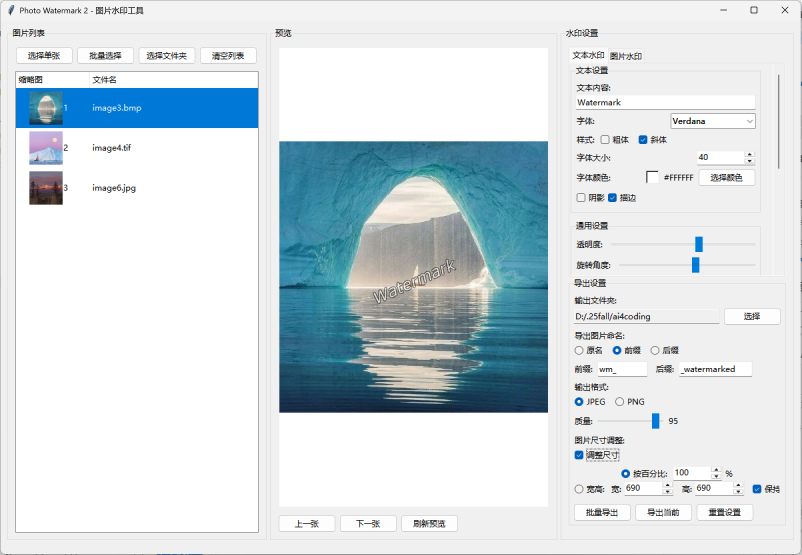
#> input picture 示例图1.png, 2404 x 1664 px (shown at 1/3 size)
$ python -i watermark_manager.py   (imports and definitions only)
#> lines starting #> are read from the running program, lines starting #| are printed output that depends on the picture
"""
水印管理模块
处理文本水印和图片水印的创建、渲染和位置控制
"""

import math
from typing import Tuple, Optional, Dict, Any, List
from PIL import Image, ImageDraw, ImageFont, ImageFilter
from pathlib import Path


class WatermarkManager:
    """水印管理器"""

    # 九宫格位置定义
    POSITIONS = {
        'top_left': (0.05, 0.05),
        'top_center': (0.5, 0.05),
        'top_right': (0.95, 0.05),
        'center_left': (0.05, 0.5),
        'center': (0.5, 0.5),
        'center_right': (0.95, 0.5),
        'bottom_left': (0.05, 0.95),
        'bottom_center': (0.5, 0.95),
        'bottom_right': (0.95, 0.95)
    }

    def __init__(self):
        """初始化水印管理器"""
        self.watermark_config = {
            'type': 'text',  # 'text' 或 'image'
            'text': 'Watermark',
            'font_family': 'Arial',
            'font_size': 24,
            'font_color': '#FFFFFF',
            'opacity': 80,
            'position': 'bottom_right',
            'rotation': 0,
            'image_path': '',
            'image_scale': 1.0,
            'shadow': False,
            'outline': False,
            'outline_color': '#000000',
            'outline_width': 2
        }

    # [8 lines left out: function update_config, not called in this run]

    def get_config(self) -> Dict[str, Any]:
        """获取当前水印配置"""
        return self.watermark_config.copy()

    # [204 lines left out: function create_text_watermark, not called in this run]

    def create_image_watermark(self, image_path: str, scale: float = 1.0,
                             opacity: int = 80, rotation: float = 0) -> Optional[Image.Image]:
        """
        创建图片水印

        Args:
            image_path: 水印图片路径
            scale: 缩放比例
            opacity: 透明度 (0-100)
            rotation: 旋转角度

        Returns:
            PIL.Image: 图片水印，加载失败返回None
        """
#> called with image_path = '示例图1.png', scale = 1, opacity = 80, rotation = 0
        try:
            if not Path(image_path).exists():
                return None

            # 加载水印图片
            watermark = Image.open(image_path)
#> watermark is the input picture: PIL image 2404x1664 RGB; mean R, G, B 211.4, 221.4, 225.8

            # 确保图片有透明通道
            if watermark.mode != 'RGBA':
                watermark = watermark.convert('RGBA')
#> watermark: PIL image 2404x1664 RGBA

            # 调整透明度
            if opacity < 100:
                alpha = watermark.split()[-1]
#> alpha: PIL image 2404x1664 L; every value is 255
                alpha = alpha.point(lambda p: int(p * opacity / 100))
#> alpha: PIL image 2404x1664 L; every value is 204
                watermark.putalpha(alpha)
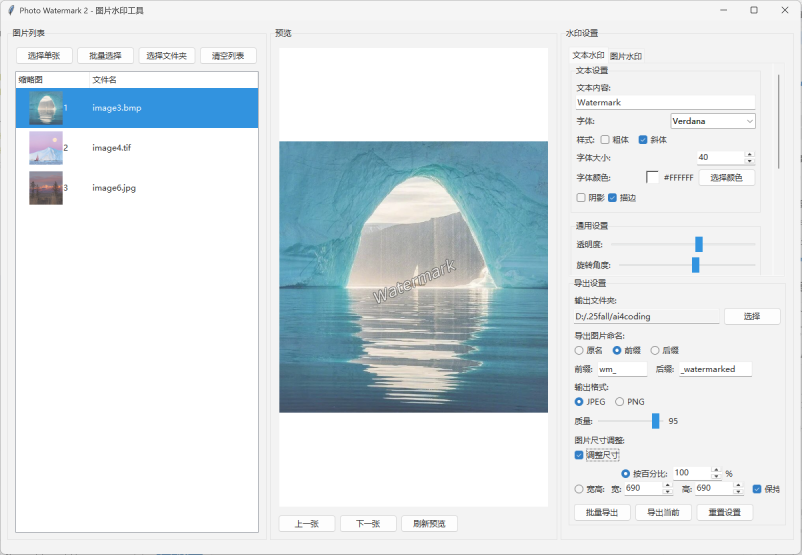
#> watermark: PIL image 2404x1664 RGBA (shown at 1/3 size); mean R, G, B, A 211.4, 221.4, 225.8, 204; transparent parts drawn white

            # 缩放水印
            if scale != 1.0:
                new_size = (int(watermark.width * scale), int(watermark.height * scale))
                watermark = watermark.resize(new_size, Image.Resampling.LANCZOS)

            # 旋转水印
            if rotation != 0:
                watermark = watermark.rotate(rotation, expand=True, fillcolor=(0, 0, 0, 0))

            return watermark

        except Exception as e:
            print(f"创建图片水印失败: {e}")
            return None

    # [270 lines left out: functions apply_watermark, _calculate_position, _hex_to_rgba, _create_default_watermark, _build_font_cache, get_available_fonts and 2 more, not called in this run]

>>> result = WatermarkManager().create_image_watermark('示例图1.png')

$ run again, on 示例图2.png
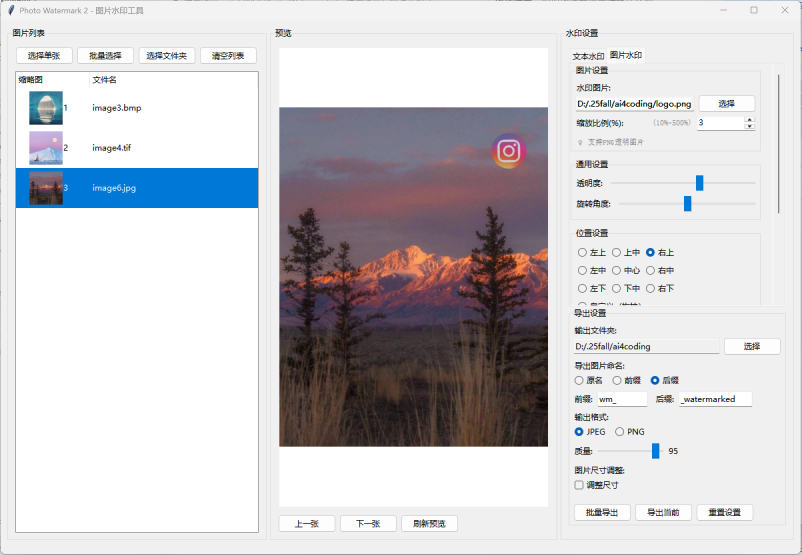
#> input picture 示例图2.png, 2404 x 1664 px (shown at 1/3 size)
#> in create_image_watermark, watermark is the input picture: PIL image 2404x1664 RGB; mean R, G, B 205.7, 203.9, 207.1
#> in create_image_watermark, `watermark.putalpha(alpha)`:
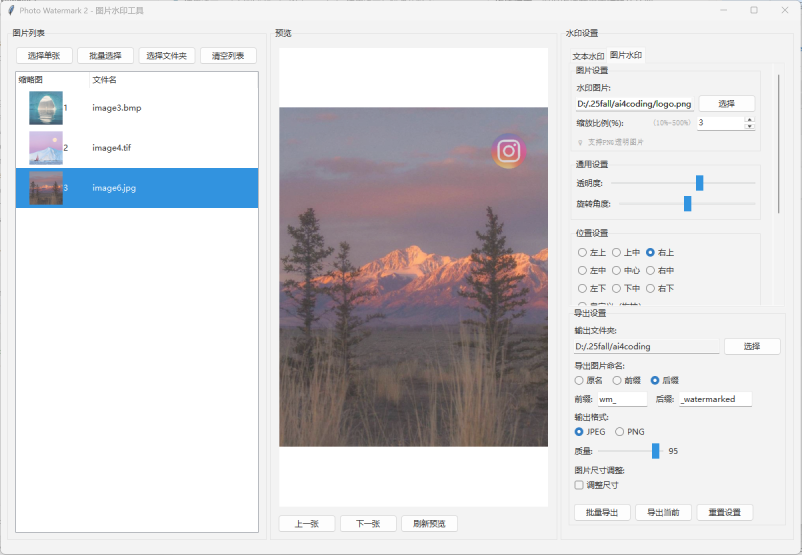
#> watermark: PIL image 2404x1664 RGBA (shown at 1/3 size); mean R, G, B, A 205.7, 203.9, 207.1, 204; transparent parts drawn white
